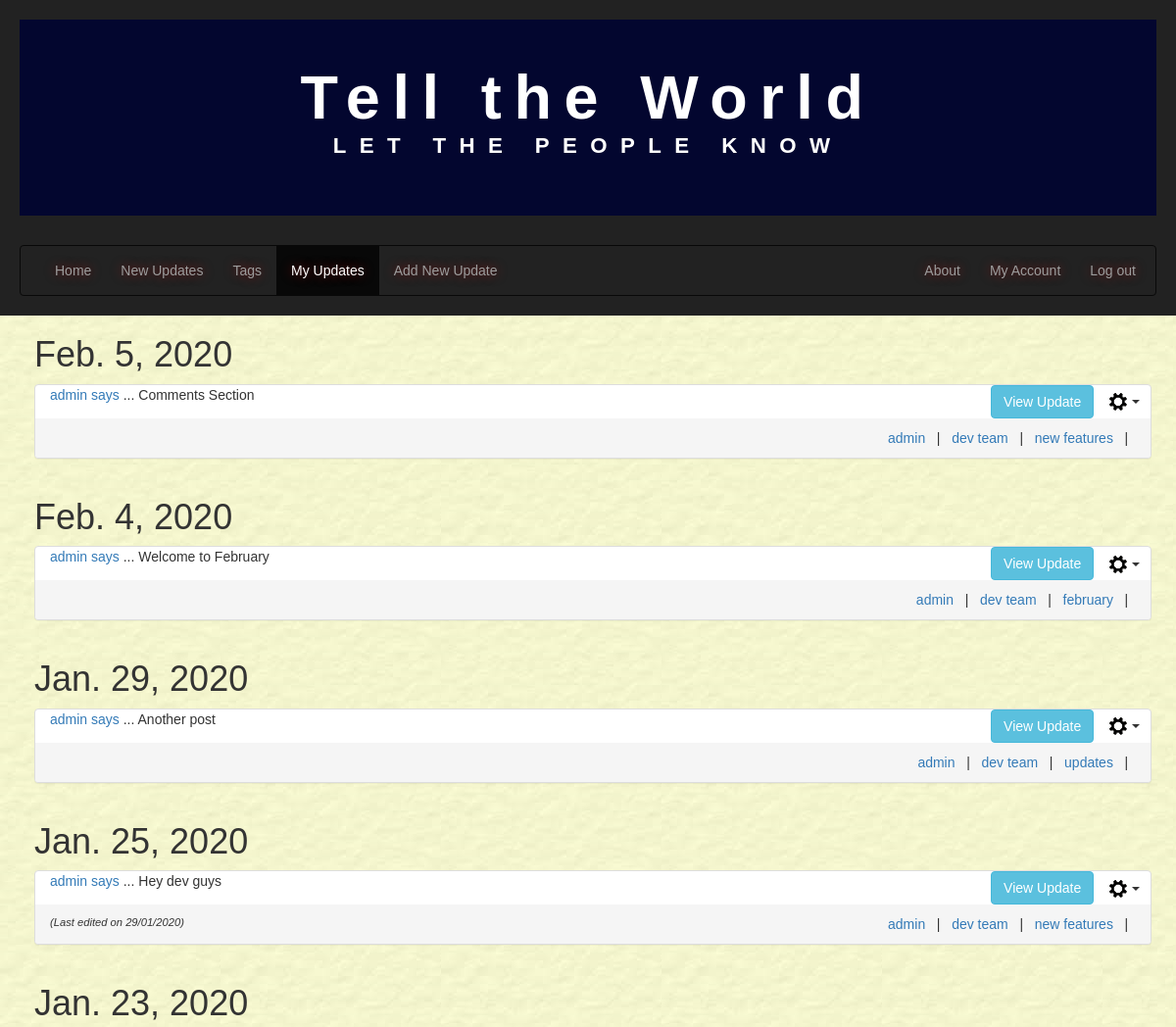
Before: /myupdates/?tagName=admin (signed in, upper part) with the older database file.
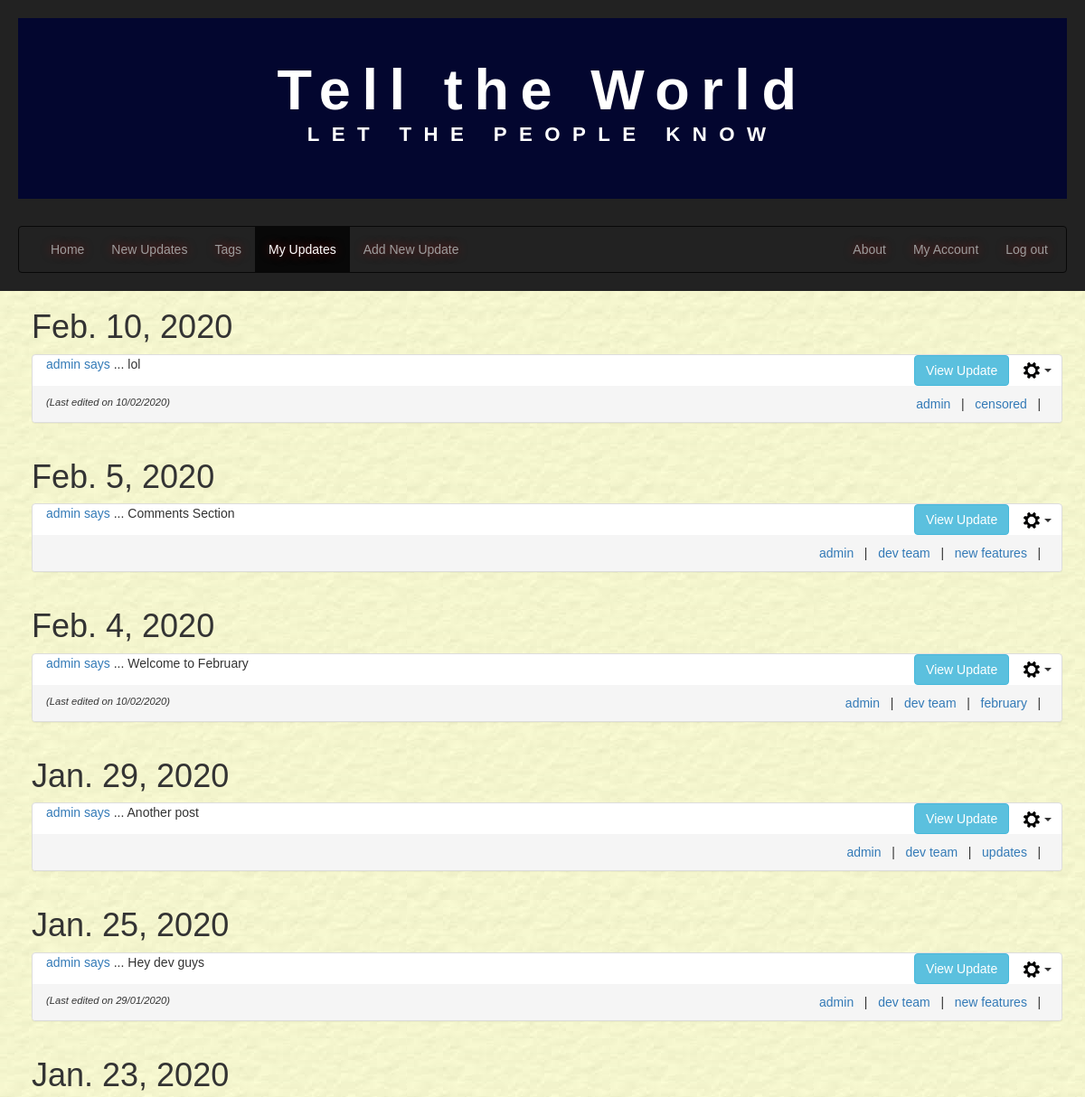
After: the same page with the newer database file.
### tellings/models.py (models this page shows, shortened)
class UserPost(models.Model):
    postID = models.AutoField(primary_key=True, db_column='postID')
    user = models.ForeignKey(settings.AUTH_USER_MODEL, on_delete=models.CASCADE,
                             db_column='user')
    dateOfPost = models.DateField()
    postTitle = models.CharField(max_length=35, unique=True)
    postText = models.CharField(max_length=255)
    dateOfEdit = models.DateField(null=True, blank=True)
    @property
    def post_tags(self):
        tagmaps = Tagmap.objects.filter(postID=self.postID)
        tagList = sorted([tag.tagID.tagName for tag in tagmaps])
        return tagList
    class Meta:
        verbose_name = "UserPost"
        verbose_name_plural = "UserPosts"

class Tag(models.Model):
    tagID = models.AutoField(primary_key=True, db_column='tagID')
    tagName = models.CharField(max_length=15)
    class Meta:
        ordering = ['tagName']
        verbose_name = "Tag"
        verbose_name_plural = "Tags"

### tellings/views.py (the view)
# urls.py: path('myupdates/', MyUpdatesListView.as_view(), name='myupdates'),
class MyUpdatesListView(LoginRequiredMixin, generic.ListView):
    model = UserPost
    template_name = "tellings/myupdates_list.html"
    paginate_by = 10
    http_method_names = ['get', 'post']
    def get_queryset(self):
        user_id = self.request.user.id
        tagName_val = False
        qs = super().get_queryset()
        if self.request.method == 'GET' and 'tagName' in self.request.GET:
            tagName_val = self.request.GET.get('tagName', False)
        if tagName_val:  # get posts for current user filtered by tagname
            try:
                tagID = Tag.objects.get(tagName=tagName_val).tagID
                tagmaps = Tagmap.objects.filter(tagID=tagID)
                postList = [tm.postID.postID for tm in tagmaps]
                qs = qs.filter(postID__in=postList).filter(user=user_id).order_by('-dateOfPost')
            except:
                qs = qs.filter(user=user_id).order_by('-dateOfPost')
        else:   # get all posts for current user
            qs = qs.filter(user=user_id).order_by('-dateOfPost')
        return qs
    def get_context_data(self, **kwargs):
        context = super(MyUpdatesListView, self).get_context_data(**kwargs)
        current_username = user_id = self.request.user.username
        quote = get_random_quote()
        if self.request.method == 'GET' and 'tagName' in self.request.GET:
            context['tagName'] = self.request.GET.get('tagName', '')
        context['current_username'] = current_username
        context['quote'] = quote
        return context

### tellings/views.py (called while the page is built)
def get_random_quote():
    secure_random = random.SystemRandom()
    random_quote = secure_random.choice(random_quotes)
    return _(random_quote)

### tellings/templates/tellings/myupdates_list.html (shortened to what this page needs)
{% extends 'tellings/base.html' %}
{% block content %}
  <div class="container-fluid main-content">
    <div class="container currentUserUpdates" id="userUpdates">
        {% if userpost_list %}
        {% load static %}
        {% regroup userpost_list by dateOfPost as ordered_post_list %}
        {% for mypost in ordered_post_list %}
        <div class="row">
          <h1>{{ mypost.grouper }}</h1>
          <div class="panel-group">
            {% for item in mypost.list %}
              <div class="panel panel-default" id="panel_post_{{ item.postID }}">
                <div>
                  <div class="col-sm-8 panel-postTitle">
                    <p><a href="{% url 'tellings:myupdates' %}" name="{{ item.user }}">
                       {{ item.user }} says</a> ... {{ item.postTitle }}</p>
                  </div>
                  <div class="col-sm-4 align-panel-text-right">
                    <button class="btn btn-info collapse_btn" data-toggle="collapse" data-target="#collapse{{ item.postID }}">View Update</button>
                    {% if current_username %}
                      {% if item.user.username == current_username %}
                        <div class="btn-group">
                            <button type="button" class="btn dropdown-toggle post-cog-btn" data-toggle="dropdown" aria-haspopup="true" aria-expanded="false">
                              <img src="{% static 'tellings/imgs/settings_cog.png' %}" alt="">
                              <span class = "caret"></span>
                            </button>
                        </div>
                      {% endif %}
                    {% endif %}
                  </div>
                </div>
                <div class="panel-footer align_between">
                  <span class="align-panel-footer-text-left last-edited-text">
                    {% if item.dateOfEdit %}
                    (Last edited on {{ item.dateOfEdit|date:"d/m/Y" }})
                    {% else %}
                      &nbsp;
                    {% endif %}
                  </span>
                  <span class="align-panel-footer-text-right">
                  {% for tag in item.post_tags %}
                    <a href="{% url 'tellings:myupdates' %}?tagName={{ tag }}" name="{{ tag }}">{{ tag }}</a>
                    &nbsp;&nbsp;|&nbsp;&nbsp;
                  {% endfor %}
                  </span>
                </div>
              </div>
            {% endfor %}
          </div>
        </div>
        {% endfor %}
        {% else %}
        <div class="row white-inner-container">
          <br />
          <p>No results found.</p>
        </div>
        {% endif %}
    </div>
  </div>
{% endblock %}

Changed rows visible on the page:
added UserPost: grouper "Feb. 10, 2020", user "admin", postTitle "lol", dateOfEdit "10/02/2020", post_tags "admin"
added Tag: post_tags "censored"
Other visible differences:
new list line: "(Last edited on 10/02/2020 )"
